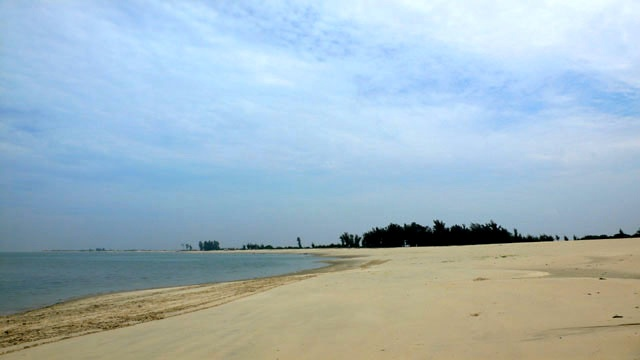
#> input picture MINE_PY27/ThePracticeOfML/SeondEditionMaster/test112.jpg, 640 x 360 px
$ python 10-36.py
#> lines starting #> are read from the running program, lines starting #| are printed output that depends on the picture
# -*- coding: utf-8 -*-
#卷积滤波
#code:myhaspl@myhaspl.com
#10-36.py
import cv2
import numpy as np
fn="test112.jpg"
myimg=cv2.imread(fn)
#> myimg is the input picture: shape (360, 640, 3); mean B, G, R 192, 181.7, 160.6
img=cv2.cvtColor(myimg,cv2.COLOR_BGR2GRAY)
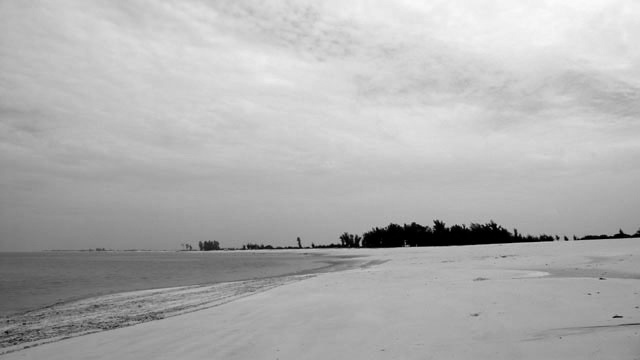
#> img: shape (360, 640); min 0, max 251, mean 176.6
myh=np.array([[0,1,0],[1,-4,1],[0,1,0]])
jgimg=cv2.filter2D(img,-1,myh)
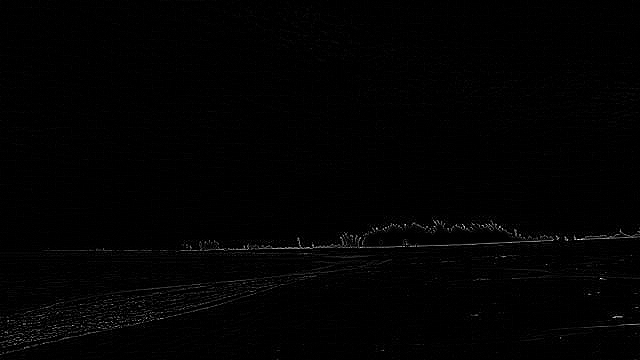
#> jgimg: shape (360, 640); min 0, max 255, mean 2.2
cv2.imshow('src',img)
cv2.imshow('dst',jgimg)
cv2.waitKey()
cv2.destroyAllWindows()

$ run again, with MINE_PY27/ThePracticeOfML/SeondEditionMaster/test1.jpg copied over MINE_PY27/ThePracticeOfML/SeondEditionMaster/test112.jpg
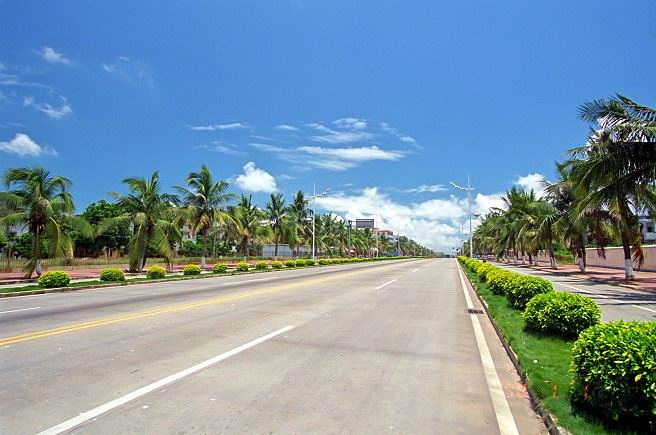
#> input picture MINE_PY27/ThePracticeOfML/SeondEditionMaster/test1.jpg, 656 x 435 px
#> myimg is the input picture: shape (435, 656, 3); mean B, G, R 163.1, 147.9, 122.4
#> `img=cv2.cvtColor(myimg,cv2.COLOR_BGR2GRAY)`:
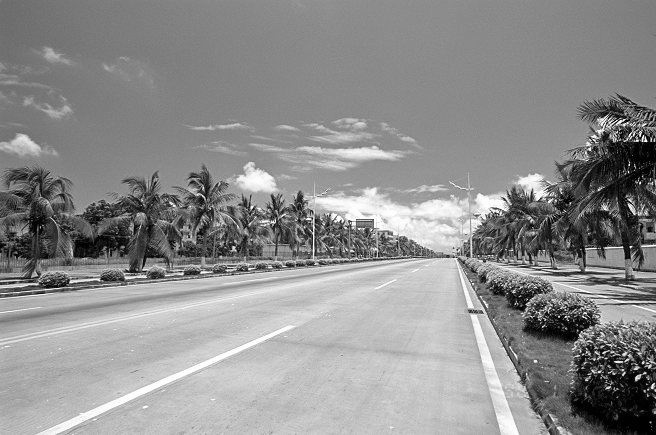
#> img: shape (435, 656); min 0, max 255, mean 142
#> `jgimg=cv2.filter2D(img,-1,myh)`:
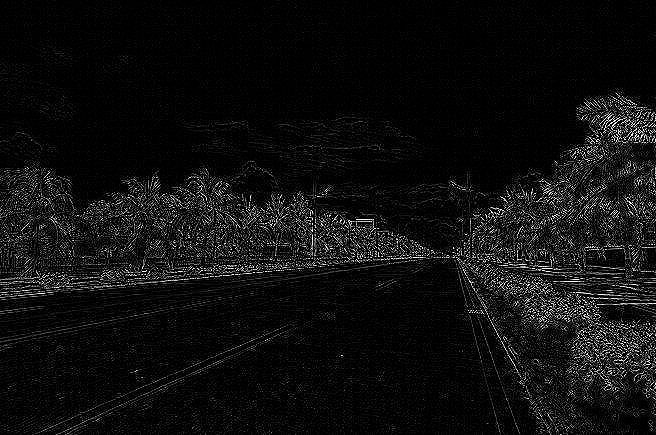
#> jgimg: shape (435, 656); min 0, max 255, mean 15.4

$ run again, with MINE_PY27/ThePracticeOfML/SeondEditionMaster/test2.jpg copied over MINE_PY27/ThePracticeOfML/SeondEditionMaster/test112.jpg
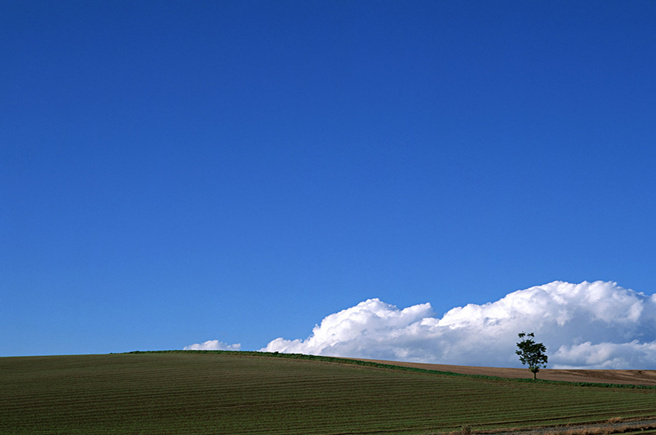
#> input picture MINE_PY27/ThePracticeOfML/SeondEditionMaster/test2.jpg, 656 x 435 px
#> myimg is the input picture: shape (435, 656, 3); mean B, G, R 162.9, 99.8, 59.6
#> `img=cv2.cvtColor(myimg,cv2.COLOR_BGR2GRAY)`:
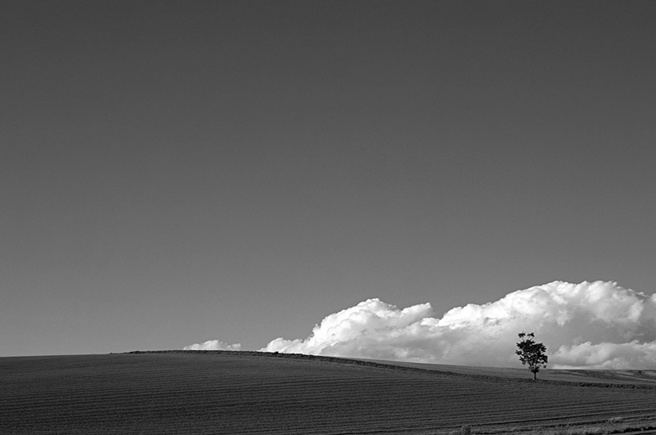
#> img: shape (435, 656); min 0, max 255, mean 95
#> `jgimg=cv2.filter2D(img,-1,myh)`:
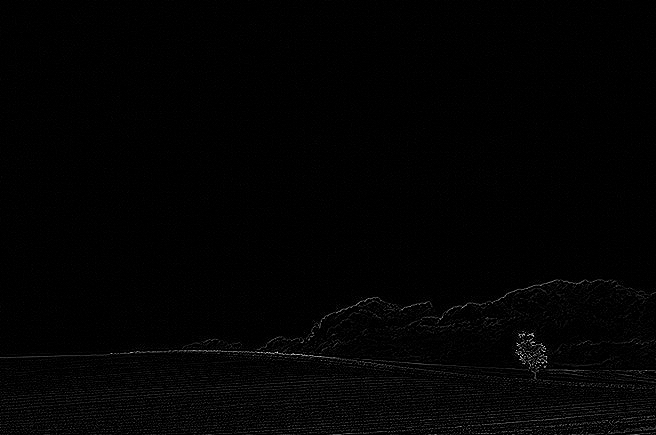
#> jgimg: shape (435, 656); min 0, max 255, mean 2.9

$ run again, with MINE_PY27/ThePracticeOfML/SeondEditionMaster/test3.jpg copied over MINE_PY27/ThePracticeOfML/SeondEditionMaster/test112.jpg
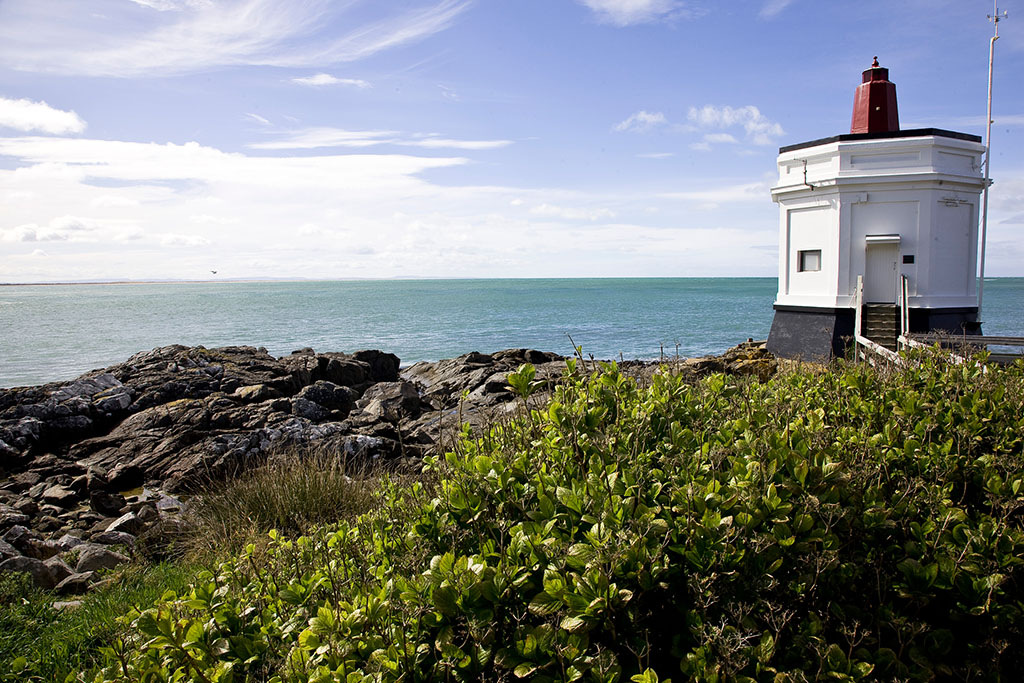
#> input picture MINE_PY27/ThePracticeOfML/SeondEditionMaster/test3.jpg, 1024 x 683 px
#> myimg is the input picture: shape (683, 1024, 3); mean B, G, R 124.7, 128.5, 123.7
#> `img=cv2.cvtColor(myimg,cv2.COLOR_BGR2GRAY)`:
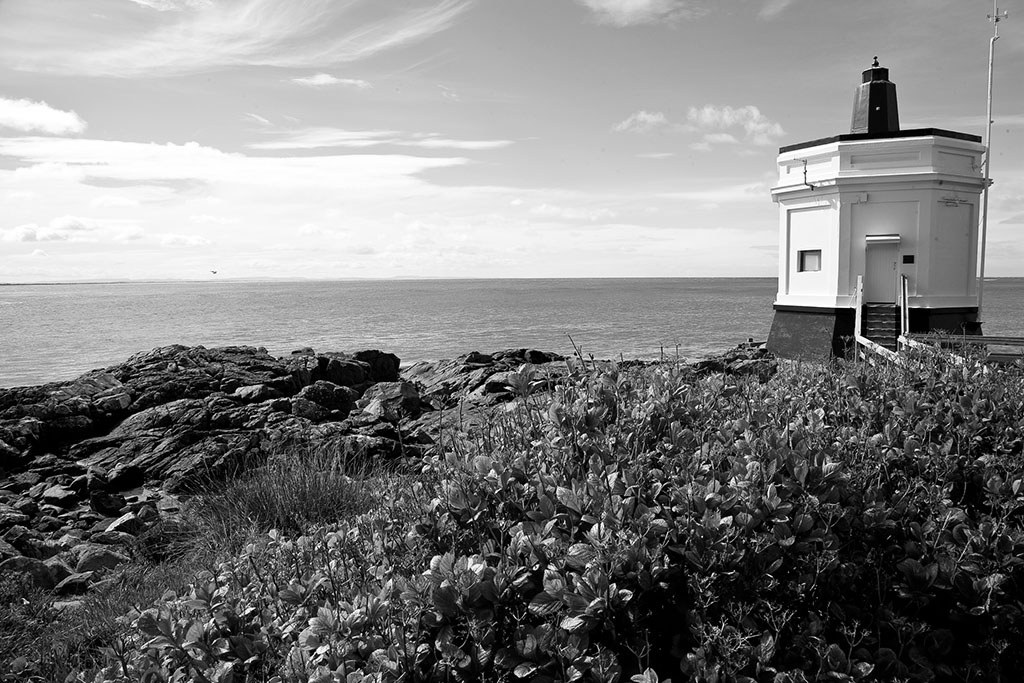
#> img: shape (683, 1024); min 0, max 255, mean 126.6
#> `jgimg=cv2.filter2D(img,-1,myh)`:
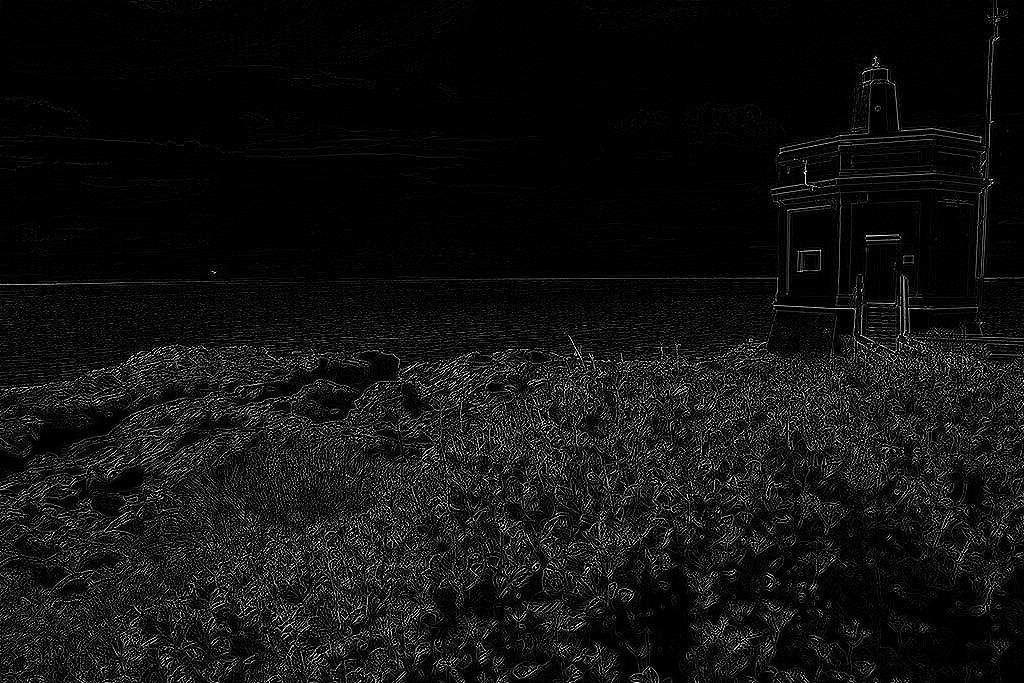
#> jgimg: shape (683, 1024); min 0, max 255, mean 17
